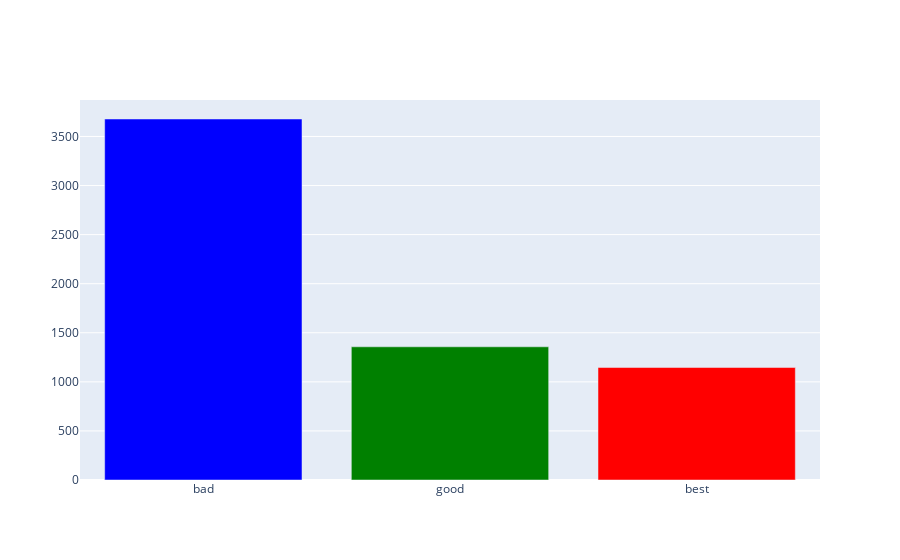

The notebook cell this image was saved under:
### Code cell
#Delivery by rating
bins_r = [0,3.5,4,5]
group_r = ['bad','good','best']
dataset_df['Delivery Rating'] = dataset_df['Delivery Rating'].astype(float)
dataset_df['Delivery_Verdict'] = pd.cut(dataset_df['Delivery Rating'],bins_r,labels=group_r)
yv = dataset_df['Delivery_Verdict'].value_counts().tolist()
colors = ['blue','green','red']
fig = go.Figure(data=[go.Bar(x=group_r,y=yv,marker_color=colors)])
fig.show()

### Figure 1 — Plotly figure (JSON) as saved in the notebook; plotly's stock layout.template omitted (floating-point values rounded to 4 significant figures)
{"data": [{"marker": {"color": ["blue", "green", "red"]}, "type": "bar", "x": ["bad", "good", "best"], "y": [3678, 1357, 1146]}], "layout": {}}
